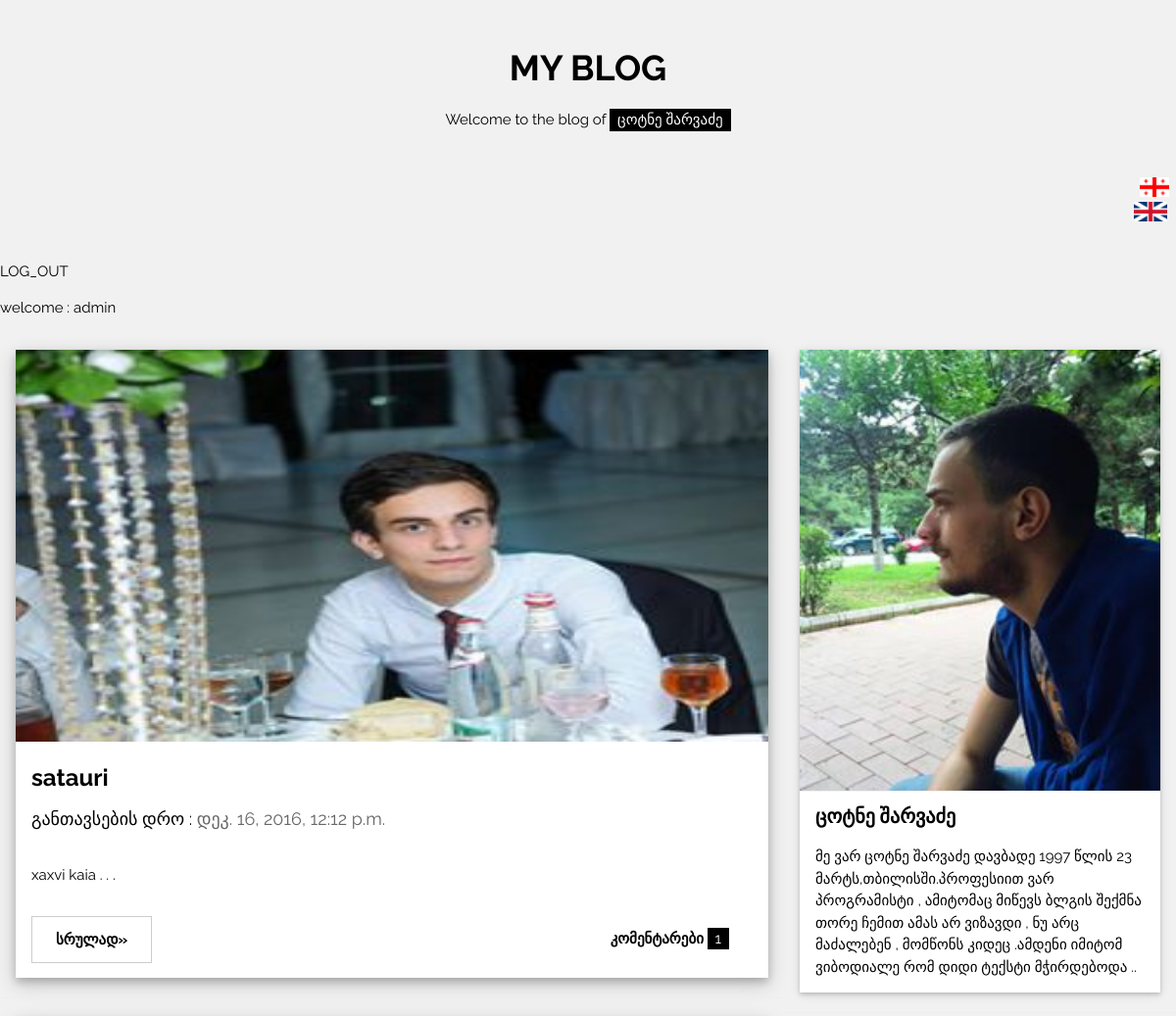
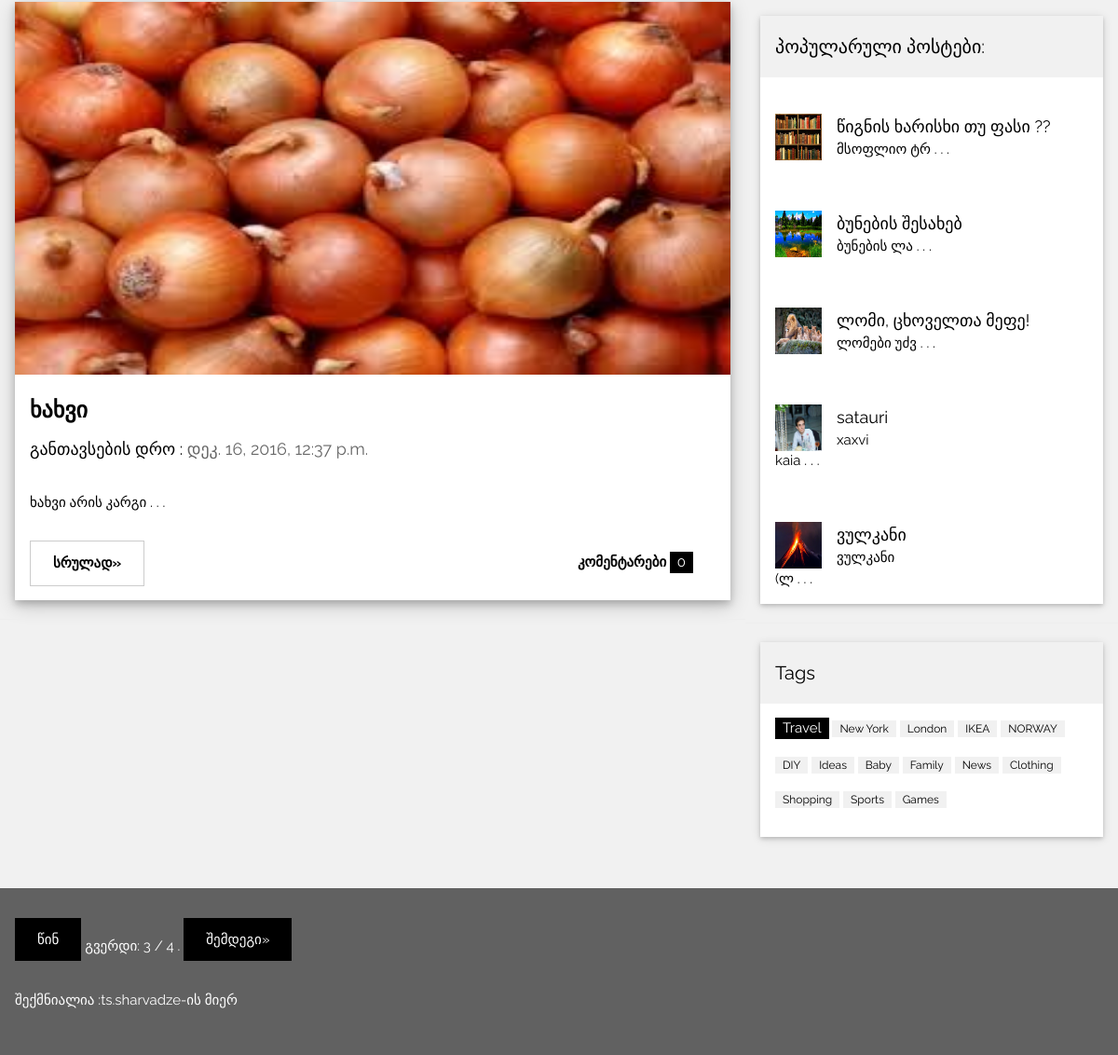
The app's page /app/?page=3 (signed in) with its own data (2 pictures, top to bottom).
### app/models.py (models this page shows, shortened)
class Post(models.Model):
	postis_satauri=models.CharField(verbose_name=_("სათაური"),max_length=50)
	postis_contenti=models.TextField(verbose_name=_("კონტენტი"))
	sheqmnis_dro=models.DateTimeField(verbose_name=_('შექმნის დრო'),auto_now_add=True, blank=True)
	surati=models.ImageField(verbose_name=_("სურათი"),upload_to='app')
	ganaxlebis_dro=models.DateTimeField(verbose_name=_('განახლების დრო'),auto_now_add=True, blank=True)
	comment= models.ManyToManyField(Comment,verbose_name=_("კომენტარი"))
	def get_medium_desc(self):
		return self.postis_contenti[:300]+" . . ."
	def get_short_desc(self):
		return self.postis_contenti[:10]+" . . ."
	class Meta:
		verbose_name_plural=_("პოსტები")
		verbose_name=_("პოსტი")

### app/views.py (the view)
def index(request):
	def my_sort(a):
		return a.comment.count()
	postebis_sia=Post.objects.all()
	popularuli_postebi=[i for i in postebis_sia]
	popularuli_postebi.sort(key=my_sort,reverse=True)
	popularuli_postebi=popularuli_postebi[:5]
	paginator = Paginator(postebis_sia, 2) # Show 2 contacts per page
	page = request.GET.get('page')
	try:
		contacts = paginator.page(page)
	except PageNotAnInteger:
		contacts = paginator.page(1)
	except EmptyPage:
		contacts = paginator.page(paginator.num_pages)
	page_num=contacts.number
	postebis_sia=postebis_sia[page_num*2-2:page_num*2]
	context={
		"postebis_sia":postebis_sia,
		"popularuli_postebi":popularuli_postebi,
		"contacts":contacts,
		"user":request.user
		}
	return render(request,'app/new.html',context)

### templates/app/new.html (shortened to what this page needs)
{% load i18n %}
<!DOCTYPE html>
<html>
{% load static %}
<link rel="stylesheet" href="{% static 'css/new.css' %}">
<body class="w3-light-grey">
<div class="w3-content" style="max-width:1400px">
<header class="w3-container w3-center w3-padding-32">
  <h1><b>MY BLOG</b></h1>
  <p>Welcome to the blog of <span class="w3-tag">{% trans "ცოტნე შარვაძე" %}</span></p>
</header>
{% include "app/lang_change.html" %}
{% include "app/log_out.html" %}
{% include "app/welcome_person.html" %}
<div class="w3-row">
<div class="w3-col l8 s12">
  {% for object in postebis_sia %}
  <div class="w3-card-4 w3-margin w3-white">
    <img src="{{object.surati.url}}" alt="Nature" style="width: 100%; height: 400px;">
    <div class="w3-container w3-padding-8">
      <h3><b>{{object.postis_satauri}}</b></h3>
      <h5>{% trans "განთავსების დრო" %} : <span class="w3-opacity">{{ object.sheqmnis_dro }}</span></h5>
    </div>
    <div class="w3-container">
      <p>{{object.get_medium_desc}}</p>
      <div class="w3-row">
        <div class="w3-col m8 s12">
          <p><a type="button" href="{% url 'app:srulad' object.id %}"  class="w3-btn w3-padding-large w3-white w3-border w3-hover-border-black"><b>{% trans "სრულად" %}»</b></a></p>
        </div>
        <div class="w3-col m4 w3-hide-small">
          <p><span class="w3-padding-large w3-right"><b>{% trans "კომენტარები" %} </b> <span class="w3-tag">{{object.comment.count}}</span></span></p>
        </div>
      </div>
    </div>
  </div>
  <hr>
  {% endfor %}
</div>
<div class="w3-col l4">
  <div class="w3-card-2 w3-margin w3-margin-top">
  <img src="{% static 'img/prof.jpg' %}" style="width: 100%; height: 450px;">
    <div class="w3-container w3-white">
      <h4><b>{% trans "ცოტნე შარვაძე" %}</b></h4>
      <p>{% trans "მე ვარ ცოტნე შარვაძე დავბადე 1997 წლის 23 მარტს,თბილისში.პროფესიით ვარ პროგრამისტი , ამიტომაც მიწევს ბლგის შექმნა თორე ჩემით ამას არ ვიზავდი , ნუ არც მაძალებენ , მომწონს კიდეც .ამდენი იმიტომ ვიბოდიალე რომ დიდი ტექსტი მჭირდებოდა .. "%}</p>
    </div>
  </div><hr>
  <div class="w3-card-2 w3-margin">
    <div class="w3-container w3-padding">
      <h4>{% trans "პოპულარული პოსტები" %}:</h4>
    </div>
    {% for i in popularuli_postebi %}
    <ul class="w3-ul w3-hoverable w3-white"><a type="button" href="{% url 'app:srulad' i.id %}">
      <li class="w3-padding-16">
        <img src="{{i.surati.url}}" alt="Image" class="w3-left w3-margin-right" style="width:50px;height: 50px">
        <span class="w3-large">{{i.postis_satauri}}</span><br>
        <span>{{i.get_short_desc}}</span>
      </a>
    </ul>
    {% endfor %}
  </div>
  <hr>
  <div class="w3-card-2 w3-margin">
    <div class="w3-container w3-padding">
      <h4>Tags</h4>
    </div>
    <div class="w3-container w3-white">
    <p><span class="w3-tag w3-black w3-margin-bottom">Travel</span> <span class="w3-tag w3-light-grey w3-small w3-margin-bottom">New York</span> <span class="w3-tag w3-light-grey w3-small w3-margin-bottom">London</span>
      <span class="w3-tag w3-light-grey w3-small w3-margin-bottom">IKEA</span> <span class="w3-tag w3-light-grey w3-small w3-margin-bottom">NORWAY</span> <span class="w3-tag w3-light-grey w3-small w3-margin-bottom">DIY</span>
      <span class="w3-tag w3-light-grey w3-small w3-margin-bottom">Ideas</span> <span class="w3-tag w3-light-grey w3-small w3-margin-bottom">Baby</span> <span class="w3-tag w3-light-grey w3-small w3-margin-bottom">Family</span>
      <span class="w3-tag w3-light-grey w3-small w3-margin-bottom">News</span> <span class="w3-tag w3-light-grey w3-small w3-margin-bottom">Clothing</span> <span class="w3-tag w3-light-grey w3-small w3-margin-bottom">Shopping</span>
      <span class="w3-tag w3-light-grey w3-small w3-margin-bottom">Sports</span> <span class="w3-tag w3-light-grey w3-small w3-margin-bottom">Games</span>
    </p>
    </div>
  </div>
</div>
</div><br>
</div>
<footer class="w3-container w3-dark-grey w3-padding-32 w3-margin-top">
    <div class="pagination">
      <span class="step-links">
          {% if contacts.has_previous %}
              <a class="w3-btn w3-padding-large w3-margin-bottom" href="?page={{ contacts.previous_page_number }}">{% trans "წინ" %}</a>
          {% endif %}
          <span class="current">
              {% trans "გვერდი" %}: {{ contacts.number }} / {{ contacts.paginator.num_pages }} .
          </span>
          {% if contacts.has_next %}
              <a class="w3-btn w3-padding-large w3-margin-bottom" href="?page={{ contacts.next_page_number }}">{% trans "შემდეგი" %}»</a>
          {% endif %}
      </span>
  </div>
  <p>{% trans "შექმნიალია  :" %}<a href="https://www.facebook.com/tsotnesharvadze" target="_blank">ts.sharvadze</a>{% trans "-ის მიერ" %}</p>
</footer>
</body>
</html>

### templates/app/welcome_person.html
{% if user %}
<p>
	welcome : {{ user }}
</p>
{% endif %}

### templates/app/new.html (style rules this page uses)
body,h1,h2,h3,h4,h5 { font-family: "Raleway", sans-serif }

### records on screen
Post: surati (picture), postis_satauri "satauri", sheqmnis_dro "დეკ. 16, 2016, 12:12 p.m.", get_medium_desc "xaxvi kaia . . .", comment.count "1", get_short_desc "xaxvi kaia . . ."
Post: surati (picture), postis_satauri "ხახვი", sheqmnis_dro "დეკ. 16, 2016, 12:37 p.m.", get_medium_desc "ხახვი არის კარგი . . .", comment.count "0"
Post: surati (picture), postis_satauri "წიგნის ხარისხი თუ ფასი ??", get_short_desc "მსოფლიო ტრ . . ."
Post: surati (picture), postis_satauri "ბუნების შესახებ", get_short_desc "ბუნების ლა . . ."
Post: surati (picture), postis_satauri "ლომი, ცხოველთა მეფე!", get_short_desc "ლომები უძვ . . ."
Post: surati (picture), postis_satauri "ვულკანი", get_short_desc "ვულკანი (ლ . . ."

### other values on screen
{{ user }} "admin"
{{ contacts.number }} "3"
{{ contacts.paginator.num_pages }} "4"
